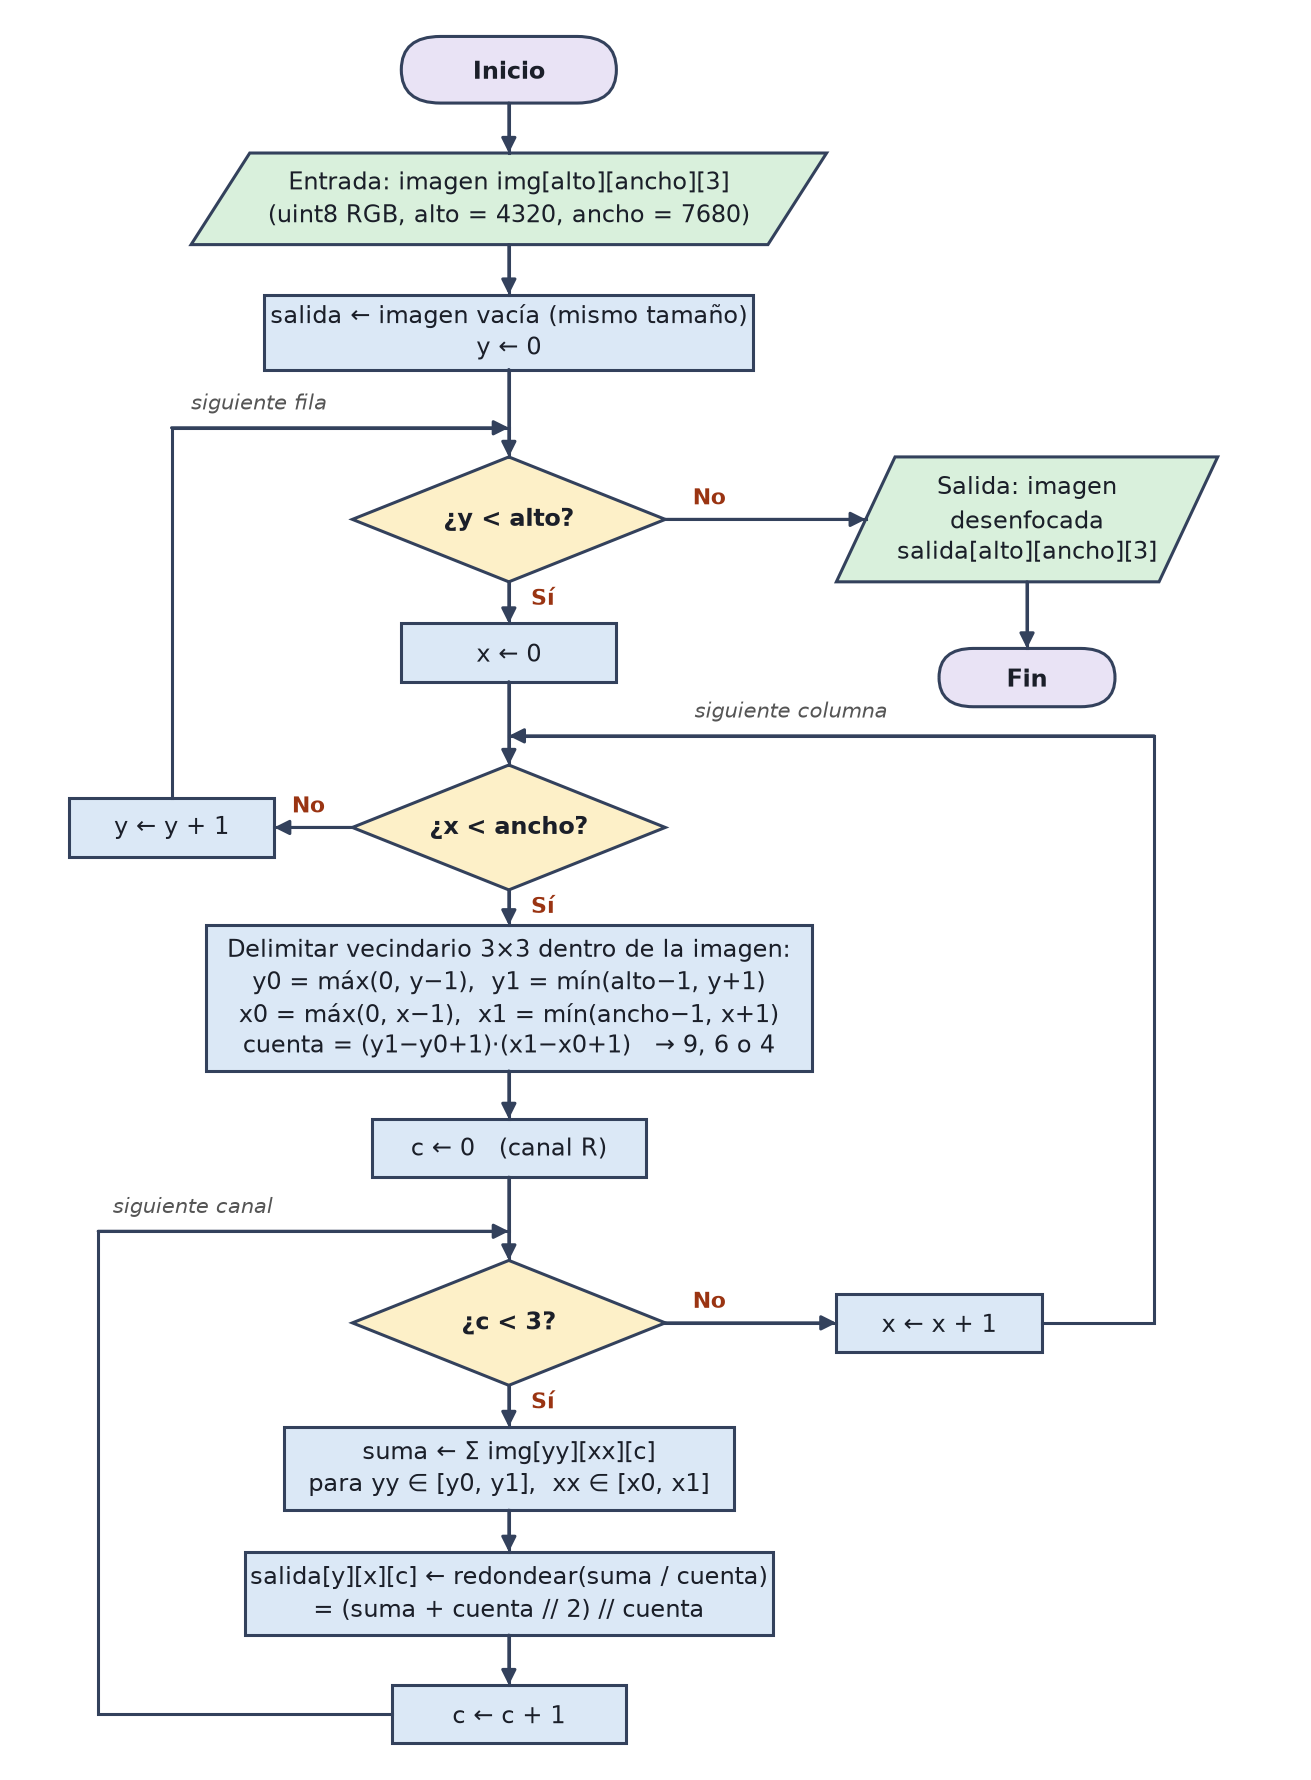

Generate this figure with Python:

import matplotlib

matplotlib.use("Agg")
import matplotlib.pyplot as plt
from matplotlib.patches import FancyBboxPatch, Polygon

CX = 5.0                                   # columna principal
COLOR_PROCESO = "#dbe8f6"
COLOR_DECISION = "#fdf0c8"
COLOR_ES = "#d9f0dc"                       # entrada / salida
COLOR_TERMINAL = "#e9e3f5"
BORDE = "#33415c"
FUENTE = 8.5

fig, ax = plt.subplots(figsize=(8.2, 11.3))
ax.set_xlim(0, 13)
ax.set_ylim(10.0, 30.9)
ax.axis("off")


def texto(x, y, t, **kw):
    ax.text(x, y, t, ha="center", va="center", fontsize=kw.pop("fs", FUENTE), color="#1b1f29",
            linespacing=1.35, **kw)


def proceso(x, y, t, w=3.6, h=0.9):
    ax.add_patch(FancyBboxPatch((x - w / 2, y - h / 2), w, h, boxstyle="square,pad=0",
                                fc=COLOR_PROCESO, ec=BORDE, lw=1.1))
    texto(x, y, t)
    return {"x": x, "y": y, "w": w, "h": h}


def terminal(x, y, t, w=2.2, h=0.8):
    ax.add_patch(FancyBboxPatch((x - w / 2, y - h / 2), w, h, boxstyle=f"round,pad=0,rounding_size={h / 2}",
                                fc=COLOR_TERMINAL, ec=BORDE, lw=1.1))
    texto(x, y, t, fontweight="bold")
    return {"x": x, "y": y, "w": w, "h": h}


def entrada_salida(x, y, t, w=4.6, h=1.1):
    s = 0.3
    ax.add_patch(Polygon([(x - w / 2 + s, y + h / 2), (x + w / 2 + s, y + h / 2),
                          (x + w / 2 - s, y - h / 2), (x - w / 2 - s, y - h / 2)],
                         closed=True, fc=COLOR_ES, ec=BORDE, lw=1.1))
    texto(x, y, t)
    return {"x": x, "y": y, "w": w, "h": h}


def decision(x, y, t, w=3.2, h=1.5):
    ax.add_patch(Polygon([(x, y + h / 2), (x + w / 2, y), (x, y - h / 2), (x - w / 2, y)],
                         closed=True, fc=COLOR_DECISION, ec=BORDE, lw=1.1))
    texto(x, y, t, fontweight="bold")
    return {"x": x, "y": y, "w": w, "h": h}


def flecha(puntos, etiqueta=None, pos_etiqueta=None):
    """Polilínea con punta de flecha en el último segmento."""
    xs, ys = zip(*puntos)
    ax.plot(xs[:-1] + (xs[-1],), ys[:-1] + (ys[-1],), color=BORDE, lw=1.1, solid_joinstyle="miter")
    ax.annotate("", xy=puntos[-1], xytext=puntos[-2],
                arrowprops=dict(arrowstyle="-|>", color=BORDE, lw=1.1, mutation_scale=11,
                                shrinkA=0, shrinkB=0))
    if etiqueta:
        ax.text(*pos_etiqueta, etiqueta, fontsize=FUENTE - 0.5, color="#9a3412", fontweight="bold",
                ha="center", va="center")


def arriba(n): return n["y"] + n["h"] / 2
def abajo(n): return n["y"] - n["h"] / 2
def izq(n): return n["x"] - n["w"] / 2
def der(n): return n["x"] + n["w"] / 2


# ---- nodos de la columna principal ----
inicio = terminal(CX, 30.3, "Inicio")
entrada = entrada_salida(CX, 28.75, "Entrada: imagen img[alto][ancho][3]\n(uint8 RGB, alto = 4320, ancho = 7680)", w=5.9)
init = proceso(CX, 27.15, "salida ← imagen vacía (mismo tamaño)\ny ← 0", w=5.0)
J_Y = 26.0
dec_y = decision(CX, 24.9, "¿y < alto?")
init_x = proceso(CX, 23.3, "x ← 0", w=2.2, h=0.7)
J_X = 22.3
dec_x = decision(CX, 21.2, "¿x < ancho?")
vecindario = proceso(CX, 19.15, "Delimitar vecindario 3×3 dentro de la imagen:\n"
                                "y0 = máx(0, y−1),  y1 = mín(alto−1, y+1)\n"
                                "x0 = máx(0, x−1),  x1 = mín(ancho−1, x+1)\n"
                                "cuenta = (y1−y0+1)·(x1−x0+1)   → 9, 6 o 4", w=6.2, h=1.75)
init_c = proceso(CX, 17.35, "c ← 0   (canal R)", w=2.8, h=0.7)
J_C = 16.35
dec_c = decision(CX, 15.25, "¿c < 3?")
suma = proceso(CX, 13.5, "suma ← Σ img[yy][xx][c]\npara yy ∈ [y0, y1],  xx ∈ [x0, x1]", w=4.6, h=1.0)
prom = proceso(CX, 12.0, "salida[y][x][c] ← redondear(suma / cuenta)\n= (suma + cuenta // 2) // cuenta", w=5.4, h=1.0)
inc_c = proceso(CX, 10.55, "c ← c + 1", w=2.4, h=0.7)

# ---- nodos laterales ----
salida = entrada_salida(10.3, 24.9, "Salida: imagen\ndesenfocada\nsalida[alto][ancho][3]", w=3.3, h=1.5)
fin = terminal(10.3, 23.0, "Fin", w=1.8, h=0.7)
inc_y = proceso(1.55, 21.2, "y ← y + 1", w=2.1, h=0.7)
inc_x = proceso(9.4, 15.25, "x ← x + 1", w=2.1, h=0.7)

# ---- flechas de la columna principal ----
flecha([(CX, abajo(inicio)), (CX, arriba(entrada))])
flecha([(CX, abajo(entrada)), (CX, arriba(init))])
flecha([(CX, abajo(init)), (CX, arriba(dec_y))])
flecha([(CX, abajo(dec_y)), (CX, arriba(init_x))], "Sí", (CX + 0.35, abajo(dec_y) - 0.2))
flecha([(CX, abajo(init_x)), (CX, arriba(dec_x))])
flecha([(CX, abajo(dec_x)), (CX, arriba(vecindario))], "Sí", (CX + 0.35, abajo(dec_x) - 0.2))
flecha([(CX, abajo(vecindario)), (CX, arriba(init_c))])
flecha([(CX, abajo(init_c)), (CX, arriba(dec_c))])
flecha([(CX, abajo(dec_c)), (CX, arriba(suma))], "Sí", (CX + 0.35, abajo(dec_c) - 0.2))
flecha([(CX, abajo(suma)), (CX, arriba(prom))])
flecha([(CX, abajo(prom)), (CX, arriba(inc_c))])

# ---- ramas "No" y ciclos ----
flecha([(der(dec_y), dec_y["y"]), (izq(salida), salida["y"])], "No", (der(dec_y) + 0.45, dec_y["y"] + 0.25))
flecha([(salida["x"], abajo(salida)), (fin["x"], arriba(fin))])

flecha([(izq(dec_x), dec_x["y"]), (der(inc_y), inc_y["y"])], "No", (izq(dec_x) - 0.45, dec_x["y"] + 0.25))
flecha([(inc_y["x"], arriba(inc_y)), (inc_y["x"], J_Y), (CX, J_Y)])            # siguiente fila

flecha([(der(dec_c), dec_c["y"]), (izq(inc_x), inc_x["y"])], "No", (der(dec_c) + 0.45, dec_c["y"] + 0.25))
flecha([(der(inc_x), inc_x["y"]), (11.6, inc_x["y"]), (11.6, J_X), (CX, J_X)])   # siguiente columna

flecha([(izq(inc_c), inc_c["y"]), (0.8, inc_c["y"]), (0.8, J_C), (CX, J_C)])    # siguiente canal

ax.text(0.95, J_C + 0.22, "siguiente canal", fontsize=FUENTE - 1, color="#555", ha="left", style="italic")
ax.text(6.9, J_X + 0.22, "siguiente columna", fontsize=FUENTE - 1, color="#555", ha="left", style="italic")
ax.text(1.75, J_Y + 0.22, "siguiente fila", fontsize=FUENTE - 1, color="#555", ha="left", style="italic")

fig.savefig("diagrama_flujo.png", dpi=200, bbox_inches="tight", facecolor="white")
print("Guardado diagrama_flujo.png")
